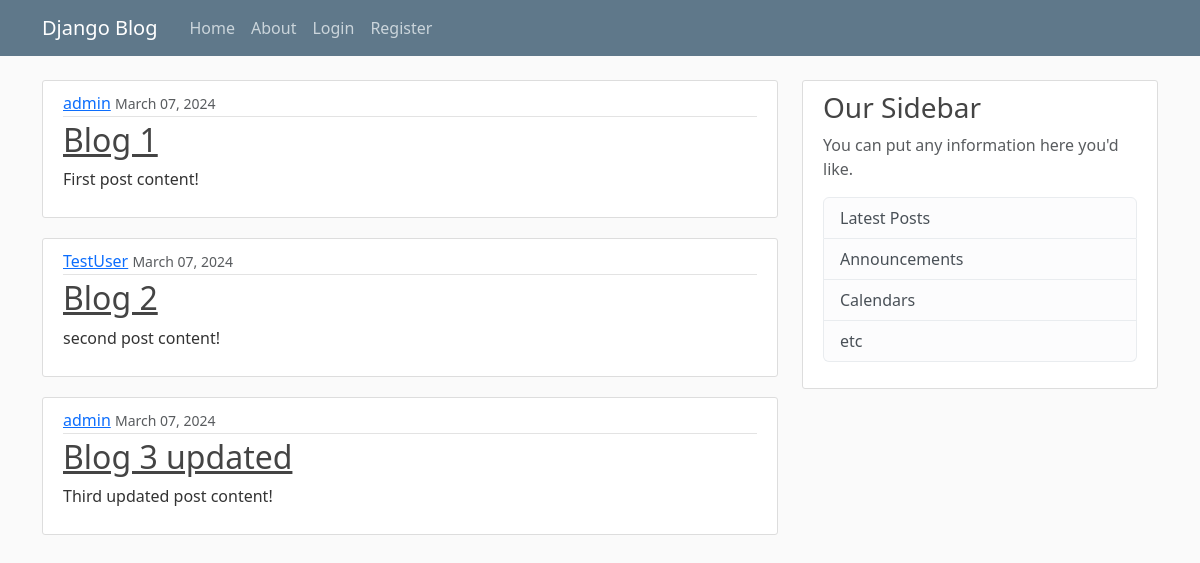
The page /blog/ on the database as committed earlier.
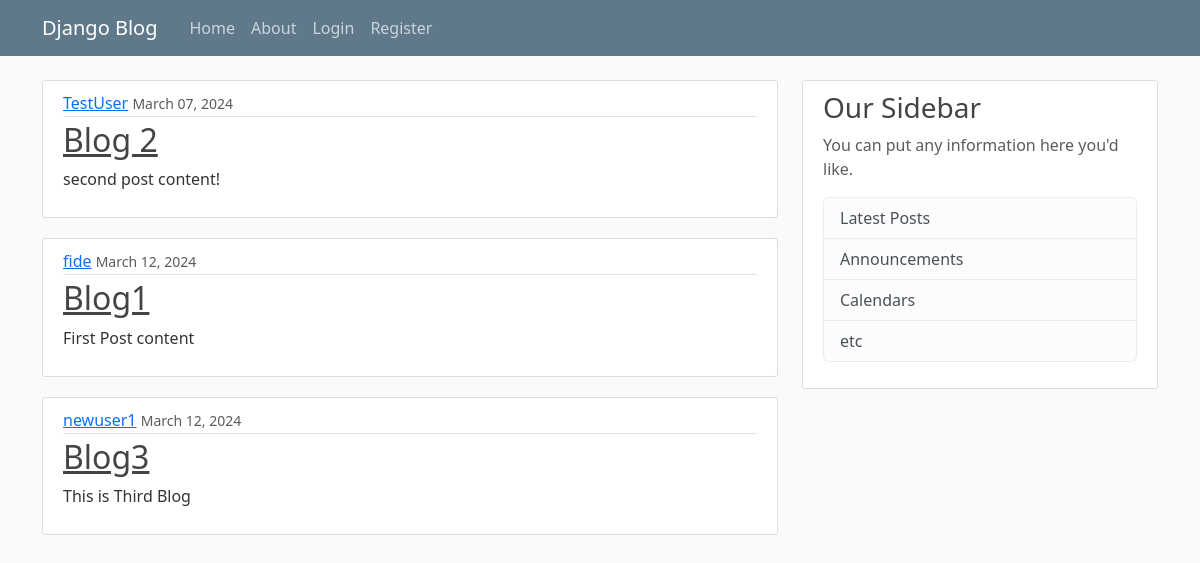
The same page on the database as committed later.
### blog/models.py (models this page shows, shortened)
class Post(models.Model):
  title = models.CharField(max_length=100)
  content = models.TextField()
  date_posted = models.DateTimeField(default=timezone.now)
  author = models.ForeignKey(User, on_delete=models.CASCADE)

### blog/views.py (the view)
# urls.py: path('', views.home, name='blog-home'),
def home(request):
  posts = Post.objects.all()
  context = {
    'posts': posts
  }
  return render(request, 'blog/home.html', context)

### blog/templates/blog/home.html
{% extends "blog/base.html" %}
{% block content %}
  {% for post in posts %}
    <article class="media content-section">
      <div class="media-body">
        <div class="article-metadata">
          <a class="mr-2" href="#">{{ post.author }}</a>
          <small class="text-muted">{{ post.date_posted|date:"F d, Y" }}</small>
        </div>
        <h2><a class="article-title" href="#">{{ post.title }}</a></h2>
        <p class="article-content">{{ post.content }}</p>
      </div>
    </article>
  {% endfor %}
{% endblock content %}

### blog/templates/blog/base.html (shortened to what this page needs)
{% load static %}
<!DOCTYPE html>
<html lang="en">
<head>
  <link href="https://cdn.jsdelivr.net/npm/bootstrap@5.3.3/dist/css/bootstrap.min.css" rel="stylesheet"
>
    <link rel="stylesheet" href="{% static 'blog/main.css' %}">
</head>
<body>
  <header class="site-header">
    <nav class="navbar navbar-expand-md navbar-dark bg-steel fixed-top">
      <div class="container">
        <a class="navbar-brand me-4" href="{% url 'blog-home' %}">Django Blog</a>
        <div class="collapse navbar-collapse" id="navbarNavAltMarkup">
          <div class="navbar-nav mr-auto">
            <a class="nav-item nav-link" href="{% url 'blog-home' %}">Home</a>
            <a class="nav-item nav-link" href="{% url 'blog-about' %}">About</a>
          </div>
          <div class="navbar-nav">
            {% if user.is_authenticated %}
              <a class="nav-item nav-link" href="{% url 'profile' %}">Profile</a>
              <form id="frm_logout" method="post" action="{% url 'logout' %}">
                {% csrf_token %}
                <a href="javascript:document.getElementById('frm_logout').submit();"
                  class="nav-item nav-link">Logout</a>
              </form>
            {% else %}
              <a class="nav-item nav-link" href="{% url 'login' %}">Login</a>
              <a class="nav-item nav-link" href="{% url 'register' %}">Register</a>
            {% endif %}
          </div>
        </div>
      </div>
    </nav>
  </header>
  <main role="main" class="container">
    <div class="row">
      <div class="col-md-8">
        {% block content %}{% endblock %}
      </div>
      <div class="col-md-4">
        <div class="content-section">
          <h3>Our Sidebar</h3>
          <p class='text-muted'>You can put any information here you'd like.
          <ul class="list-group">
            <li class="list-group-item list-group-item-light">Latest Posts</li>
            <li class="list-group-item list-group-item-light">Announcements</li>
            <li class="list-group-item list-group-item-light">Calendars</li>
            <li class="list-group-item list-group-item-light">etc</li>
          </ul>
          </p>
        </div>
      </div>
    </div>
  </main>
</body>
</html>

### blog/static/blog/main.css (style rules this page uses)
body { background: #fafafa; color: #333333; margin-top: 5rem; }
h1, h2, h3, h4, h5, h6 { color: #444444; }
ul { margin: 0; }
.bg-steel { background-color: #5f788a; }
.site-header .navbar-nav .nav-link { color: #cbd5db; }
.content-section { background: #ffffff; padding: 10px 20px; border: 1px solid #dddddd; border-radius: 3px; margin-bottom: 20px; }
.article-title { color: #444444; }
.article-content { white-space: pre-line; }
.article-metadata { padding-bottom: 1px; margin-bottom: 4px; border-bottom: 1px solid #e3e3e3 }

Rows that differ between the two databases and show on the page:
removed Post: author "admin", date_posted "March 07, 2024", title "Blog 1", content "First post content!"
removed Post: author "admin", date_posted "March 07, 2024", title "Blog 3 updated", content "Third updated post content!"
added Post: author "fide", date_posted "March 12, 2024", title "Blog1", content "First Post content"
added Post: author "newuser1", date_posted "March 12, 2024", title "Blog3", content "This is Third Blog"
